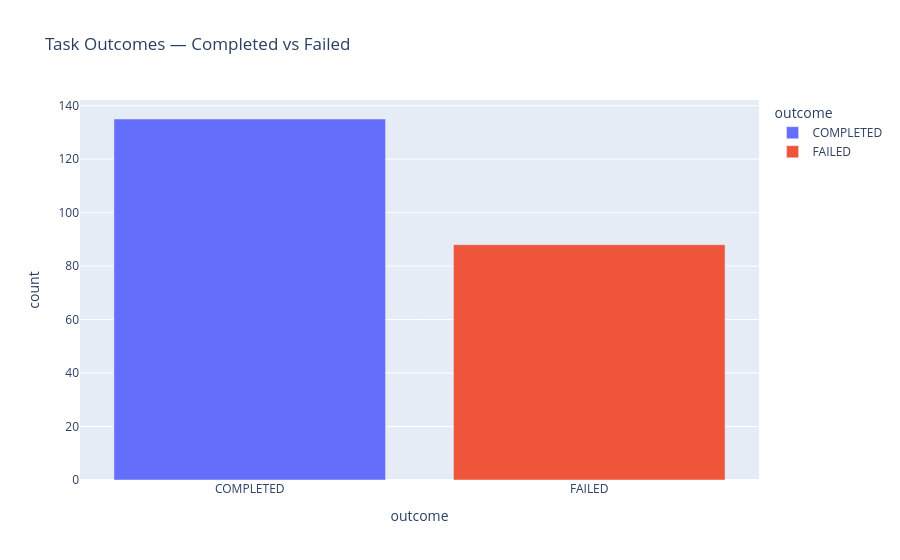

The code cell stored with this chart in its notebook:
### Code cell
outcomes_df = audit_df[audit_df["tool_name"] == "task_outcome"].copy()
outcome_counts = outcomes_df["reason"].value_counts().reset_index()
outcome_counts.columns = ["outcome", "count"]

fig = px.bar(
    outcome_counts, x="outcome", y="count", color="outcome",
    title="Task Outcomes — Completed vs Failed",
)
fig.show()

success_rate = (
    outcome_counts.loc[outcome_counts["outcome"] == "COMPLETED", "count"].sum()
    / outcome_counts["count"].sum() * 100
)
print(f"Overall task success rate: {success_rate:.1f}%")

### Figure 1 — Plotly figure (JSON) as saved in the notebook; plotly's stock layout.template omitted (floating-point values rounded to 4 significant figures)
{"data": [{"hovertemplate": "outcome=%{x}<br>count=%{y}<extra></extra>", "legendgroup": "COMPLETED", "marker": {"color": "#636efa", "pattern": {"shape": ""}}, "name": "COMPLETED", "orientation": "v", "showlegend": true, "textposition": "auto", "type": "bar", "x": ["COMPLETED"], "xaxis": "x", "y": [135], "yaxis": "y"}, {"hovertemplate": "outcome=%{x}<br>count=%{y}<extra></extra>", "legendgroup": "FAILED", "marker": {"color": "#EF553B", "pattern": {"shape": ""}}, "name": "FAILED", "orientation": "v", "showlegend": true, "textposition": "auto", "type": "bar", "x": ["FAILED"], "xaxis": "x", "y": [88], "yaxis": "y"}], "layout": {"barmode": "relative", "legend": {"title": {"text": "outcome"}, "tracegroupgap": 0}, "title": {"text": "Task Outcomes — Completed vs Failed"}, "xaxis": {"anchor": "y", "categoryarray": ["COMPLETED", "FAILED"], "categoryorder": "array", "domain": [0, 1], "title": {"text": "outcome"}}, "yaxis": {"anchor": "x", "domain": [0, 1], "title": {"text": "count"}}}}
